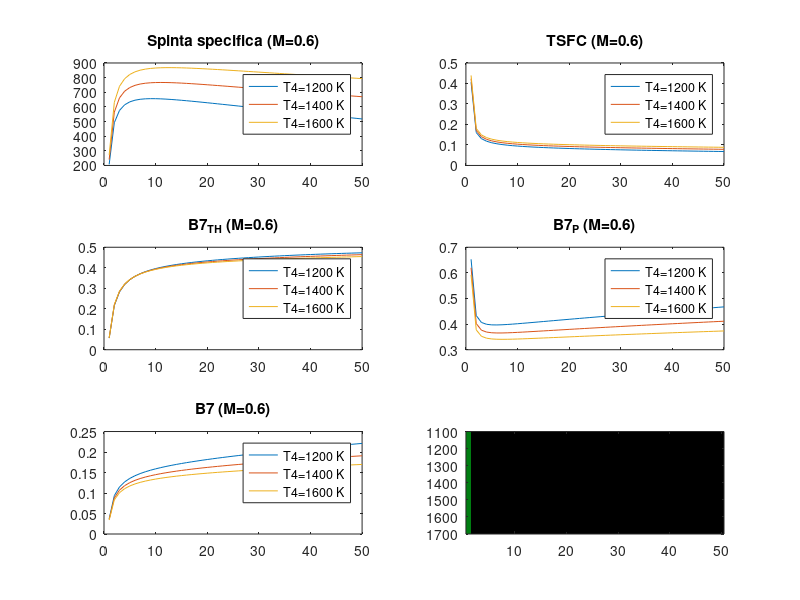

Here is the MATLAB script that generated this plot: (Note: this script raises an error after producing the figure.)
clc; close all; clear;

%% svolgimento dell'esercizio 5.5
% l'esercizio è stato svolto utilizzando i valori dell'atmosfera isa per il
% calcolo di temperatura e pressione, la formula empirica per l'efficienza
% della presa d'aria supersonica, e un triplo ciclo for innestato in modo
% da ricavare le prestazioni in funzione delle tre variabili beta, T4, M0.

% L'utilizzo di matrici tridimensionali è stato utile al fine di conservare
% tutti i valori e di poter inserire in dei grafici le curve delle
% prestazioni in funzione di beta e T4 per poi analizzare il funzionamento
% in 4 mach diversi, uno per ogni figura che restituirà il codice.

z=10000;
eDsubsonico=0.98;
etaC=0.88;
etaT=0.94;
Qf=43000000;
etaB=0.96;
Au=0.126;
etaADN=0.96;
cp=1005;
gamma=1.4;
R=287;

nbeta=50;
beta=linspace(1,50,nbeta);
betaT=beta.^((gamma-1)/gamma);

T4=[1200 1400 1600];
nT=length(T4);

M=[0.6 0.9 1.2 1.5];
nM=length(M);


%% calcolo dei valori atmosferici
Ta=288-0.0065*z;
Pa=101330*((Ta/288)^(9.81/(R*0.0065)));
a=sqrt(gamma*R*Ta);
V=M.*a;

%% inizializzazione matrici delle soluzioni
S=zeros(nT, nbeta,nM);
TSFC=zeros(nT, nbeta,nM);
I=zeros(nT, nbeta, nM);
etaTH=zeros(nT, nbeta, nM);
etaP=zeros(nT,nbeta, nM);
eta=zeros(nT,nbeta, nM);
adattato=ones(nT, nbeta, nM);

%% ciclo
for k=1:nM
    %presa d'aria
    if M(k)<=1
        eD=eDsubsonico;
    else
        eD=1-0.075*(M(k)-1)^1.35;
    end
    T2=Ta*(1+((gamma-1)/2)*M(k)^2);
    P02 = Pa*(1 + ((gamma-1)/2)*M(k)^2)^(gamma/(gamma-1));
    P2 = eD*P02;

    for j=1:nT
        for i=1:nbeta
            %compressore
            P3=beta(i)*P2;
            T3=T2*(1+(betaT(i)-1)/etaC);
            %combustione
            P4=P3;
            f=(cp*(T4(j)-T3))/(etaB*Qf);
            %turbina
            T5=T4(j)-(T3-T2)/(1+f);
            T5ideale=T4(j)-(T4(j)-T5)/etaT;
            P5=P4*((T5ideale/T4(j))^((gamma)/(gamma-1)));
            %ugello
            pressratio=Pa/P5;
            if (pressratio<=(2/(gamma+1))^(gamma/(gamma-1)))
                %il motore funziona
                funzionamentomotore=true;
                %ugello strozzato non adattato
                adattato(j,i,k)=0;
                Pu=P5*0.5283;
                Tu=T5*0.833;
                RHOu=Pu/(R*Tu);
                Vu=sqrt(gamma*R*Tu);
                Mu=RHOu*Au*Vu;
                Ma=Mu/(1+f);
            elseif (pressratio>=1)
                %il motore non funziona
                funzionamentomotore=false;
                S(j,i,k)=nan;
                I(j,i,k)=nan;
                TSFC(j,i,k)=nan;
                etaTH(j,i,k)=NaN;
                etaP(j,i,k)=NaN;
                eta(j,i,k)=NaN;
            else
                %il motore funziona
                funzionamentomotore=true;               
                %l'ugello non è strozzato quindi è adattato
                adattato(j,i,k)=1;
                Pu=P5*pressratio;
                Tu=T5*((pressratio)^((gamma-1)/(gamma)));
                RHOu=Pu/(R*Tu);
                Vu=sqrt(2*cp*T5*etaADN*(1-(pressratio^((gamma-1)/gamma))));
                Mu=RHOu*Au*Vu;
                Ma=Mu/(1+f);
            end
            
            % se il rapporto di pressioni ci sono comunque casi in cui il
            % motore potrebbe non funzionare che matematicamente sono
            % comunque accettabili quindi li escludo dal calcolo

            if funzionamentomotore
                if Vu <= V(k) || f<=0
                    funzionamentomotore = false;
                    S(j,i,k)=NaN;
                    I(j,i,k)=NaN;
                    TSFC(j,i,k)=NaN;
                    etaTH(j,i,k)=NaN;
                    etaP(j,i,k)=NaN;
                    eta(j,i,k)=NaN;
                end
            end
            
            if ~funzionamentomotore
                adattato(j,i,k)=-1;
            end

            %risultati finali
            %utilizzo le formule generali in modo che anche con ugelli non
            %adattati i risultati siano coerenti
            
            if(funzionamentomotore)
                
                %calcolo la potenza del getto con la formula generale, con
                %effetto della propulsione ed effetto della velocità

                Pj = 0.5*Ma*((1+f)*Vu^2 - V(k)^2)+ (Pu-Pa)*Au*Vu;
                
                %faccio la stessa cosa per la spinta e poi trovo la spinta
                %specifica e il TSFC

                S(j,i,k)=Ma*((1+f)*Vu-V(k))+(Pu-Pa)*Au;
                I(j,i,k)=S(j,i,k)/Ma;
                TSFC(j,i,k)=f*Ma/S(j,i,k)*3600;
                
                %calcolo dei rendimenti

                etaP(j,i,k)=(S(j,i,k)*V(k))/Pj;
                etaTH(j,i,k)=Pj/(Ma*f*Qf);
                eta(j,i,k)=etaTH(j,i,k)*etaP(j,i,k);
            end
        end
    end
end

%% stampa a video dei risultati

for p=1:nM

    figure(p)

    subplot(3, 2, 1)
    plot(beta, I(:,:,p)); hold on;
    title(sprintf('Spinta specifica (M=%.1f)', M(p)))
    legend('T4=1200 K', 'T4=1400 K', 'T4=1600 K');

    subplot(3, 2, 2)
    plot(beta, TSFC(:,:,p)); hold on;
    title(sprintf('TSFC (M=%.1f)', M(p)))
    legend('T4=1200 K', 'T4=1400 K', 'T4=1600 K');

    subplot(3, 2, 3)
    plot(beta, etaTH(:,:,p)); hold on;
    title(sprintf('\x03B7_T_H (M=%.1f)', M(p)))
    legend('T4=1200 K', 'T4=1400 K', 'T4=1600 K');

    subplot(3, 2, 4)
    plot(beta, etaP(:,:,p)); hold on;
    title(sprintf('\x03B7_P (M=%.1f)', M(p)))
    legend('T4=1200 K', 'T4=1400 K', 'T4=1600 K');

    subplot(3, 2, 5)
    plot(beta, eta(:,:,p)); hold on;
    title(sprintf('\x03B7 (M=%.1f)', M(p)))
    legend('T4=1200 K', 'T4=1400 K', 'T4=1600 K');

    subplot(3, 2, 6)
    imagesc(beta, T4, adattato(:,:,p)); hold on;
    colormap([[0 0 0];[186/255 32/255 11/255];[0 125/255 17/255]]);
    clim([-1 1]);
    set(colorbar, 'Ticks', [-0.65 0 0.65] ,'TickLabels', {sprintf('motore non funzionante'), 'NO', 'SI'} );
    set(gca, 'Ydir', 'normal', 'YTick',[1200 1400 1600]);
    ylabel('T4', 'Rotation',0);
    plot(beta, repmat(1500, nbeta, 1), 'k'); hold on;
    plot(beta, repmat(1300, nbeta, 1), 'k'); 
    title(sprintf('l''ugello è adattato? (M=%.1f)', M(p)) );
end
